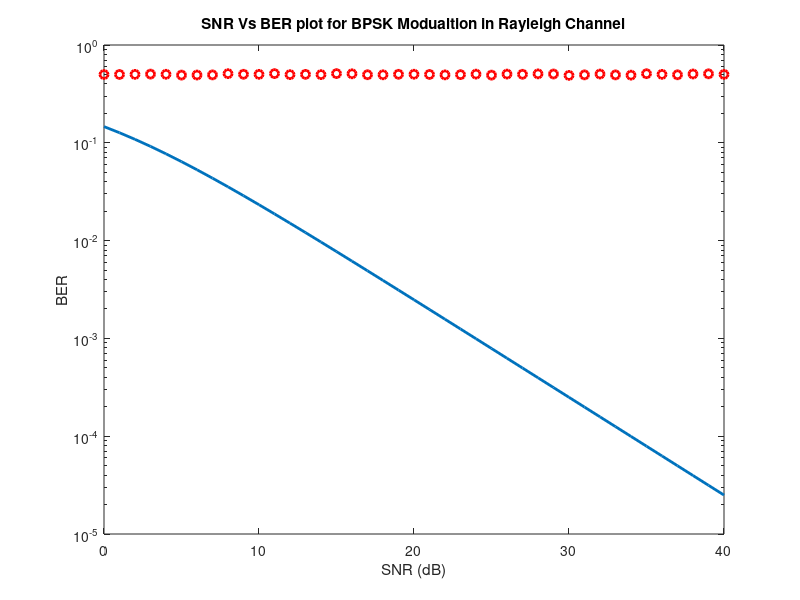

Reproduce this figure in MATLAB. (Note: this script raises an error after producing the figure.)
% MATLAB Script for computing the BER for BPSK modulation in a
% Rayleigh fading channel and compred to AWGN Channel

% Clear all the previously used variables
clear all;
 
format long;

% Frame Length
bit_count = 10000;

%Range of SNR over which to simulate
SNR = 0: 1: 40;

% Start the main calculation loop
for aa = 1: 1: length(SNR)
    
    % Initiate variables
    T_Errors = 0;
    T_bits = 0;
    
    % Keep going until you get 100 errors
    while T_Errors < 100
    
        % Generate some random bits
        uncoded_bits  = round(rand(1,bit_count));

        % BPSK modulator
        tx = -2*(uncoded_bits-0.5);
    
        % Noise variance
        N0 = 1/10^(SNR(aa)/10);
        
        % Rayleigh channel fading
        h = 1/sqrt(2)*[randn(1,length(tx)) + j*randn(1,length(tx))]; 

        % Send over Gaussian Link to the receiver
        rx = h.*tx + sqrt(N0/2)*(randn(1,length(tx))+i*randn(1,length(tx)));
        
%---------------------------------------------------------------

        % Equalization to remove fading effects. Ideal Equalization
        % Considered
        rx = rx./h;
        
        % BPSK demodulator at the Receiver
        rx2 = rx < 0;
    
        % Calculate Bit Errors
        diff = uncoded_bits - rx2;
        T_Errors = T_Errors + sum(abs(diff));
        T_bits = T_bits + length(uncoded_bits);
        
    end
    % Calculate Bit Error Rate
    BER(aa) = T_Errors / T_bits;
    disp(sprintf('bit error probability = %f',BER(aa)));

end
  
%------------------------------------------------------------

% Finally plot the BER Vs. SNR(dB) Curve on logarithmic scale 
% Calculate BER through Simulation

% Rayleigh Theoretical BER
SNRLin = 10.^(SNR/10);
theoryBer = 0.5.*(1-sqrt(SNRLin./(SNRLin+1)));

% Start Plotting
% Rayleigh Theoretical BER
figure(1);
semilogy(SNR,theoryBer,'-','LineWidth',2);
hold on;

% Simulated BER
figure(1);
semilogy(SNR,BER,'or','LineWidth',2);
hold on;
xlabel('SNR (dB)');
ylabel('BER');
title('SNR Vs BER plot for BPSK Modualtion in Rayleigh Channel');


% Theoretical BER
figure(1);
theoryBerAWGN = 0.5*erfc(sqrt(10.^(SNR/10)));
semilogy(SNR,theoryBerAWGN,'blad-','LineWidth',2);
legend('Rayleigh Theoretical','Rayleigh Simulated', 'AWGN Theoretical');
axis([0 40 10^-5 0.5]);
grid on;
